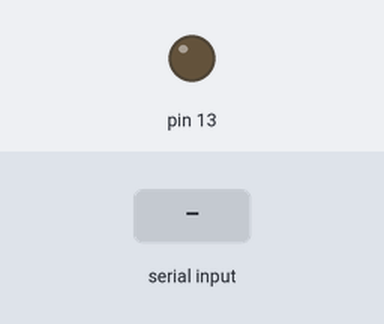
This sketch was run on a simulated Arduino Uno, built with avr-gcc and run on an emulated ATmega328P. Shown: output pins drawn as LEDs (lit = HIGH). The inputs (shaded band) are chosen by the test bench. What the sketch prints to the serial monitor is not drawn.

Above: at 1.2 s.
1.3 s: "1" received over Serial
At 1.8 s:
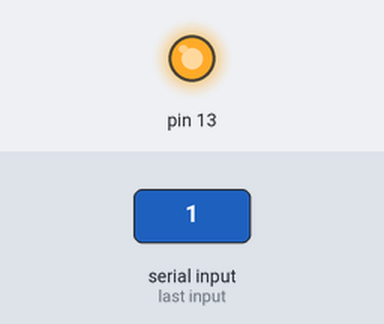
Timing chart, 0 to 8.8 s (numbered marks = the images above; inputs shaded):
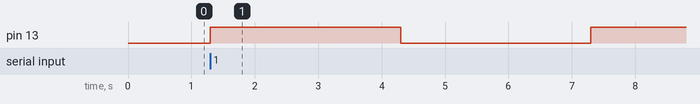

The sketch:

Com_with_Python.ino
```cpp
void setup() {
  // Open serial connection
  Serial.begin(9600);
  pinMode(13, OUTPUT);
  Serial.write('1');

}

void loop() {
  if (Serial.available() >0){
    digitalWrite(13, HIGH);
    delay(3000);
    digitalWrite(13, LOW);
    delay(3000);
    digitalWrite(13, HIGH);
    delay(3000);
    digitalWrite(13, LOW);
    delay(3000);
    digitalWrite(13, HIGH);
    delay(3000);
    digitalWrite(13, LOW);
    Serial.write('0');
  }
}
```

Measured:
- after the input at 1.3 s, pin 13: LOW → HIGH at once, → LOW 3.0 s later, → HIGH 3.0 s later
